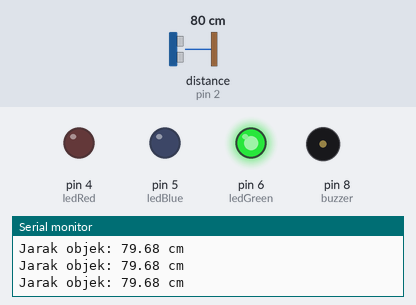
Bench run of a sketch on a simulated Arduino Uno, built with avr-gcc and run on an emulated ATmega328P. Parts: output pins drawn as LEDs (lit = HIGH), buzzer (waves = sounding), the last lines printed to the serial monitor. Wiring (inferred from the names in the program): ultrasonic range finder: trigger pin 3; echo pin 2. The test bench sets the inputs (shaded band); at power-on: distance to the obstacle (sensor on pin 2) 80 cm. The echo pulse lasts 58.3 µs per cm; pins used as bus, display or sensor lines are not drawn.

Above: at 1.2 s.
1.3 s: distance to the obstacle (sensor on pin 2) set to 23 cm
2.8 s: distance to the obstacle (sensor on pin 2) set to 18 cm
At 3.1 s:
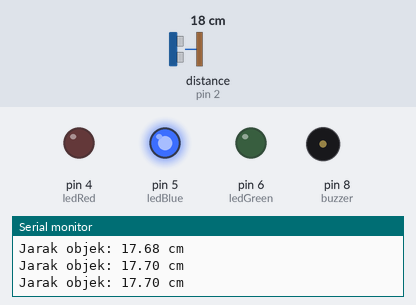
4.3 s: distance to the obstacle (sensor on pin 2) set to 9 cm
At 5.4 s:
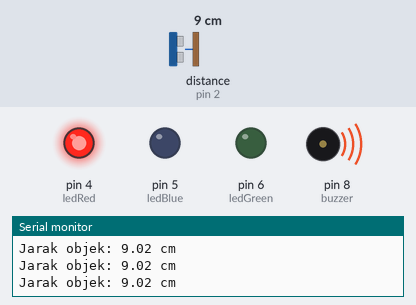
5.8 s: distance to the obstacle (sensor on pin 2) set to 35 cm
At 6.3 s:
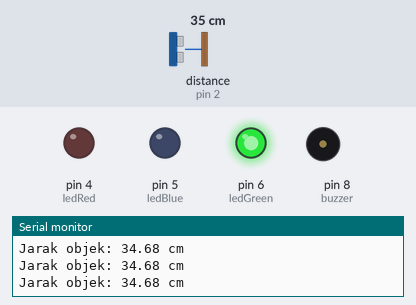
7.3 s: distance to the obstacle (sensor on pin 2) set to 2 cm
At 7.6 s:
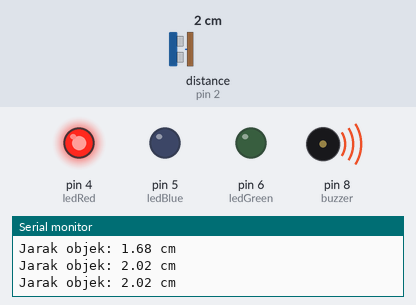
Timing chart, 0 to 9.8 s (numbered marks = the images above; inputs shaded):
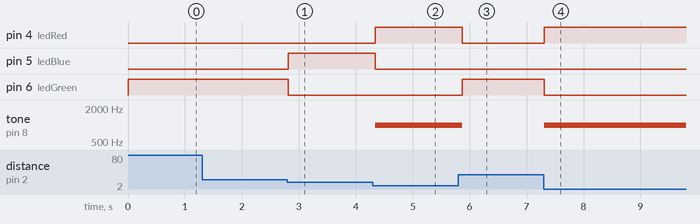

The sketch:

ultrasonik.ino
```cpp
const int trigPin = 3;
const int echoPin = 2;
const int buzzer = 8;

const int ledBlue = 5;
const int ledRed = 4;
const int ledGreen = 6;

long durasi;
float jarak;

void setup() {
  Serial.begin(9600);

  pinMode(trigPin, OUTPUT);
  pinMode(echoPin, INPUT);
  pinMode(buzzer, OUTPUT);

  pinMode(ledBlue, OUTPUT);
  pinMode(ledRed, OUTPUT);
  pinMode(ledGreen, OUTPUT);
}

void loop() {
  digitalWrite(trigPin, LOW);
  delayMicroseconds(2);

  digitalWrite(trigPin, HIGH);
  delayMicroseconds(10);
  digitalWrite(trigPin, LOW);

  durasi = pulseIn(echoPin, HIGH, 30000);

  digitalWrite(ledBlue, LOW);
  digitalWrite(ledRed, LOW);
  digitalWrite(ledGreen, LOW);
  noTone(buzzer);

  if (durasi == 0) {
    Serial.println("Objek tidak terdeteksi");
  } else {
    jarak = durasi * 0.0343 / 2;

    Serial.print("Jarak objek: ");
    Serial.print(jarak);
    Serial.println(" cm");

    if (jarak > 20) {
      digitalWrite(ledGreen, HIGH);
    }
    else if (jarak > 10) {
      digitalWrite(ledBlue, HIGH);
    }
    else {
      digitalWrite(ledRed, HIGH);
      tone(buzzer, 1000);
    }
  }

  delay(100);
}
```

Measured:
- the behaviour switches between 21 and 20 cm on distance to the obstacle (sensor on pin 2) (found by bisection; images 0 and 1)
- after the input at 2.8 s, pin 5 (ledBlue): LOW → HIGH at once; pin 6 (ledGreen): HIGH → LOW at once
- after the input at 4.3 s, pin 4 (ledRed): LOW → HIGH at once; pin 5 (ledBlue): HIGH → LOW at once; tone on pin 8 (buzzer): silent → 1000 Hz at once
- after the input at 5.8 s, pin 4 (ledRed): HIGH → LOW after 0.07 s; pin 6 (ledGreen): LOW → HIGH after 0.07 s; tone on pin 8 (buzzer): 1000 Hz → silent after 0.07 s
- after the input at 7.3 s, pin 4 (ledRed): LOW → HIGH at once; pin 6 (ledGreen): HIGH → LOW at once; tone on pin 8 (buzzer): silent → 1000 Hz at once
